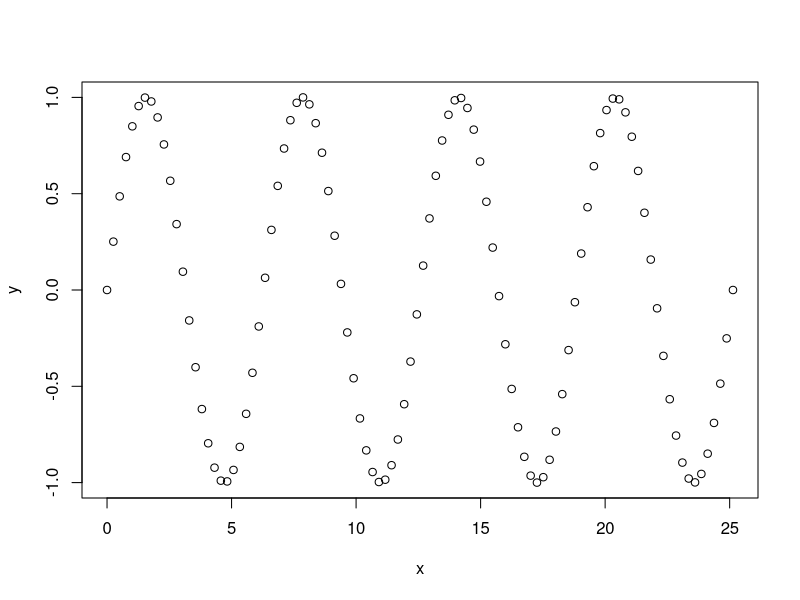
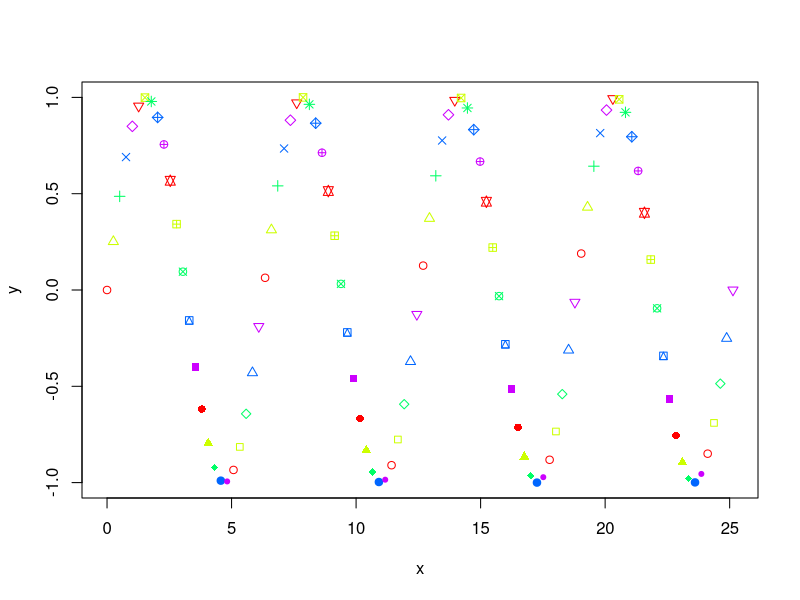
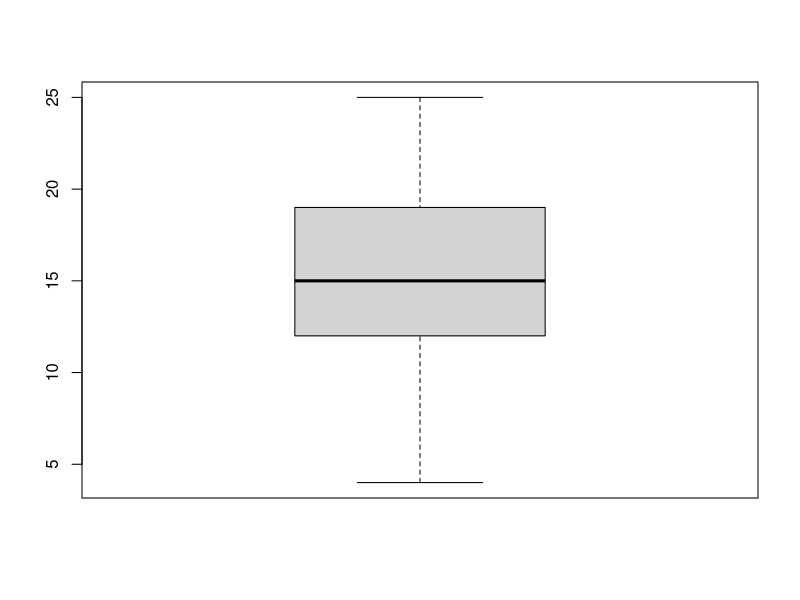
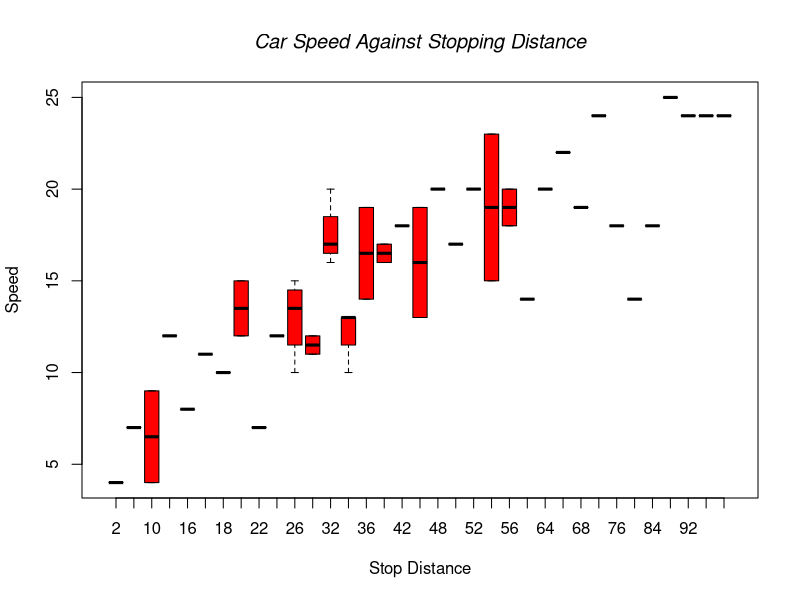
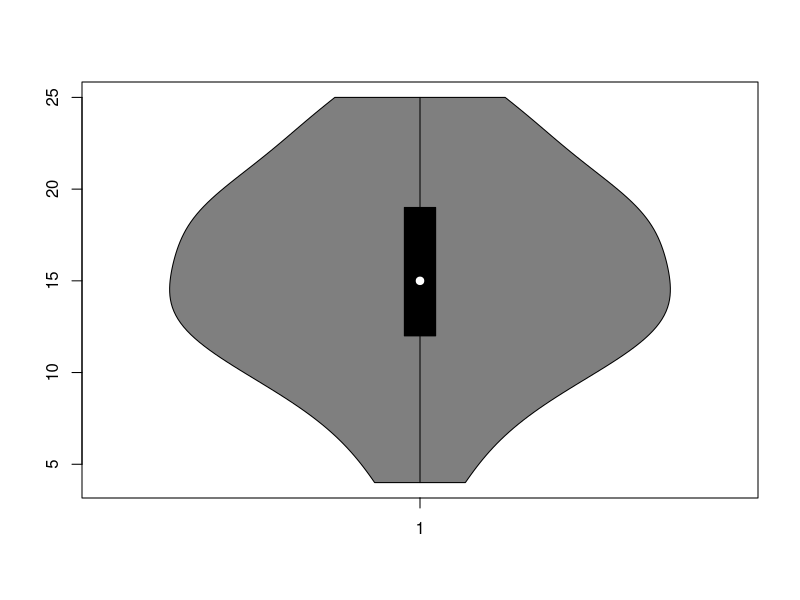
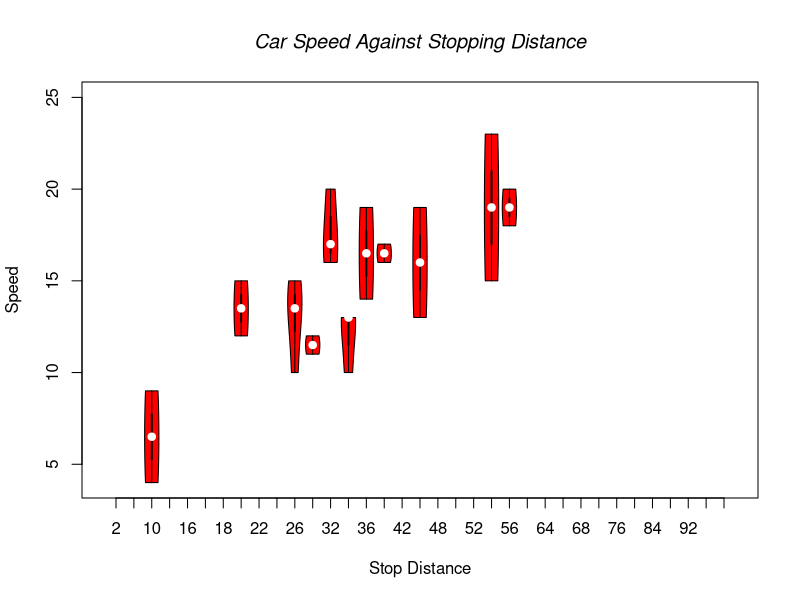
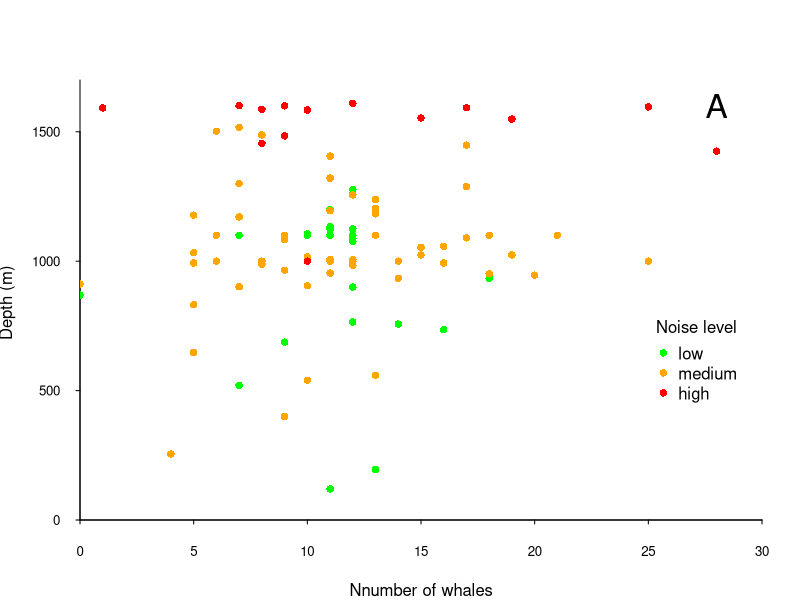
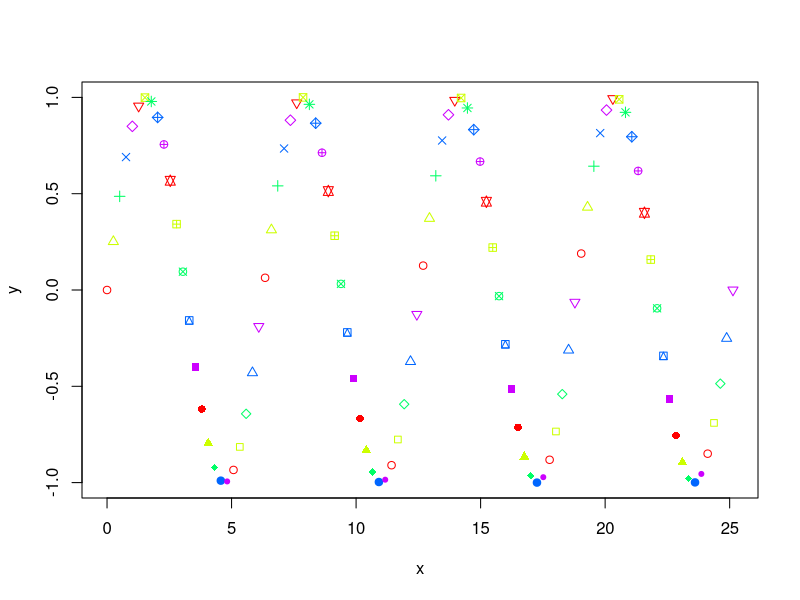

These charts were generated, in order, by the following R code:
## ---- chunk 1
x <- seq(0,8*pi,length.out=100)
y <- sin(x)
plot(x,y)

## ---- chunk 2
plot(x,y, pch = 1:25, col=rainbow(5))

## ---- chunk 3
# Step 1: Call the pdf command to start the plot

pdf(file = "fancy1.pdf")

# Step 2: Create the plot with R code

fancy1 = plot(x,y, pch = 1:25, col=rainbow(5))

# Step 3: Run dev.off() to create the file!

dev.off()

## ---- chunk 4

boxplot(cars$speed)

## ---- chunk 5
boxplot(speed ~ dist, data = cars,
            xlab = "Stop Distance", ylab = "Speed",
            col = "red")
    title(main="Car Speed Against Stopping Distance", font.main = 3)
## ---- chunk 6

library(vioplot)
vioplot(cars$speed)

## ---- chunk 7
library(vioplot)
vioplot(speed ~ dist, data = cars,
            xlab = "Stop Distance", ylab = "Speed",
            col = "red")
    title(main="Car Speed Against Stopping Distance", font.main = 3)
## ---- chunk 8

whale = read.csv("whaledata.csv")

## ---- chunk 9
par(mar = c(4.0, 4.0, 4.0, 1.9), xaxs="i", yaxs="i")
plot(whale$number.whales, whale$depth,
       type = "n",
       xlab = "Nnumber of whales",
       ylab = expression(paste("Depth (m) ")),
       xlim = c(0, 30), ylim = c(0, 1700), bty = "l",
       las = 1, cex.axis = 0.8, tcl = -0.2)
points(x = whale$number.whales[whale$water.noise == "low"],
       y = whale$depth[whale$water.noise == "low"],
       pch = 16, col = "green")
points(x = whale$number.whales[whale$water.noise == "medium"],
       y = whale$depth[whale$water.noise == "medium"],
       pch = 16, col = "orange")
points(x = whale$number.whales[whale$water.noise == "high"],
       y = whale$depth[whale$water.noise == "high"],
       pch = 16, col = "red")
text(x = 28, y = 1600, label = "A", cex = 2)
leg_cols <- c("green", "orange", "red")
leg_sym <- c(16, 16, 16)
leg_lab <- c("low", "medium", "high")

legend(x = 25, y = 800, col = leg_cols, pch = leg_sym, 
        legend = leg_lab, bty = "n", 
        title = "Noise level")
